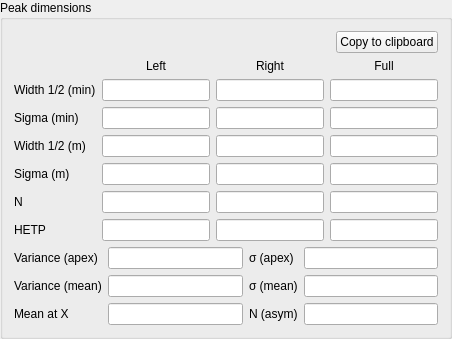
            <widget class="CollapsibleGroupBox" name="qgb_peakDimensions">
             <property name="sizePolicy">
              <sizepolicy hsizetype="MinimumExpanding" vsizetype="Preferred">
               <horstretch>0</horstretch>
               <verstretch>0</verstretch>
              </sizepolicy>
             </property>
             <property name="title">
              <string>Peak dimensions</string>
             </property>
             <layout class="QVBoxLayout" name="verticalLayout_3">
              <item>
               <layout class="QHBoxLayout" name="horizontalLayout_9">
                <item>
                 <spacer name="horizontalSpacer_8">
                  <property name="orientation">
                   <enum>Qt::Horizontal</enum>
                  </property>
                  <property name="sizeHint" stdset="0">
                   <size>
                    <width>40</width>
                    <height>20</height>
                   </size>
                  </property>
                 </spacer>
                </item>
                <item>
                 <widget class="QPushButton" name="qpb_ctcPeakDims">
                  <property name="text">
                   <string>Copy to clipboard</string>
                  </property>
                 </widget>
                </item>
               </layout>
              </item>
              <item>
               <layout class="QGridLayout" name="gridLayout_5">
                <item row="5" column="0">
                 <widget class="QLabel" name="ql_peakN">
                  <property name="text">
                   <string>N</string>
                  </property>
                 </widget>
                </item>
                <item row="2" column="3">
                 <widget class="FloatingValueLineEdit" name="qle_peakSigmaFull">
                  <property name="sizePolicy">
                   <sizepolicy hsizetype="Expanding" vsizetype="MinimumExpanding">
                    <horstretch>0</horstretch>
                    <verstretch>0</verstretch>
                   </sizepolicy>
                  </property>
                  <property name="minimumSize">
                   <size>
                    <width>25</width>
                    <height>0</height>
                   </size>
                  </property>
                  <property name="focusPolicy">
                   <enum>Qt::ClickFocus</enum>
                  </property>
                  <property name="alignment">
                   <set>Qt::AlignRight|Qt::AlignTrailing|Qt::AlignVCenter</set>
                  </property>
                  <property name="readOnly">
                   <bool>true</bool>
                  </property>
                 </widget>
                </item>
                <item row="5" column="3">
                 <widget class="FloatingValueLineEdit" name="qle_peakNFull">
                  <property name="sizePolicy">
                   <sizepolicy hsizetype="Expanding" vsizetype="MinimumExpanding">
                    <horstretch>0</horstretch>
                    <verstretch>0</verstretch>
                   </sizepolicy>
                  </property>
                  <property name="minimumSize">
                   <size>
                    <width>25</width>
                    <height>0</height>
                   </size>
                  </property>
                  <property name="focusPolicy">
                   <enum>Qt::ClickFocus</enum>
                  </property>
                  <property name="alignment">
                   <set>Qt::AlignRight|Qt::AlignTrailing|Qt::AlignVCenter</set>
                  </property>
                  <property name="readOnly">
                   <bool>true</bool>
                  </property>
                 </widget>
                </item>
                <item row="5" column="1">
                 <widget class="FloatingValueLineEdit" name="qle_peakNLeft">
                  <property name="sizePolicy">
                   <sizepolicy hsizetype="Expanding" vsizetype="MinimumExpanding">
                    <horstretch>0</horstretch>
                    <verstretch>0</verstretch>
                   </sizepolicy>
                  </property>
                  <property name="minimumSize">
                   <size>
                    <width>25</width>
                    <height>0</height>
                   </size>
                  </property>
                  <property name="focusPolicy">
                   <enum>Qt::ClickFocus</enum>
                  </property>
                  <property name="alignment">
                   <set>Qt::AlignRight|Qt::AlignTrailing|Qt::AlignVCenter</set>
                  </property>
                  <property name="readOnly">
                   <bool>true</bool>
                  </property>
                 </widget>
                </item>
                <item row="4" column="3">
                 <widget class="FloatingValueLineEdit" name="qle_peakSigmaMFull">
                  <property name="sizePolicy">
                   <sizepolicy hsizetype="Expanding" vsizetype="MinimumExpanding">
                    <horstretch>0</horstretch>
                    <verstretch>0</verstretch>
                   </sizepolicy>
                  </property>
                  <property name="minimumSize">
                   <size>
                    <width>25</width>
                    <height>0</height>
                   </size>
                  </property>
                  <property name="focusPolicy">
                   <enum>Qt::ClickFocus</enum>
                  </property>
                  <property name="alignment">
                   <set>Qt::AlignRight|Qt::AlignTrailing|Qt::AlignVCenter</set>
                  </property>
                  <property name="readOnly">
                   <bool>true</bool>
                  </property>
                 </widget>
                </item>
                <item row="1" column="0">
                 <widget class="QLabel" name="ql_peakWidthHalfRes">
                  <property name="text">
                   <string>Width 1/2 (min)</string>
                  </property>
                 </widget>
                </item>
                <item row="5" column="2">
                 <widget class="FloatingValueLineEdit" name="qle_peakNRight">
                  <property name="sizePolicy">
                   <sizepolicy hsizetype="Expanding" vsizetype="MinimumExpanding">
                    <horstretch>0</horstretch>
                    <verstretch>0</verstretch>
                   </sizepolicy>
                  </property>
                  <property name="minimumSize">
                   <size>
                    <width>25</width>
                    <height>0</height>
                   </size>
                  </property>
                  <property name="focusPolicy">
                   <enum>Qt::ClickFocus</enum>
                  </property>
                  <property name="alignment">
                   <set>Qt::AlignRight|Qt::AlignTrailing|Qt::AlignVCenter</set>
                  </property>
                  <property name="readOnly">
                   <bool>true</bool>
                  </property>
                 </widget>
                </item>
                <item row="3" column="3">
                 <widget class="FloatingValueLineEdit" name="qle_peakWidthHalfMFull">
                  <property name="sizePolicy">
                   <sizepolicy hsizetype="Expanding" vsizetype="MinimumExpanding">
                    <horstretch>0</horstretch>
                    <verstretch>0</verstretch>
                   </sizepolicy>
                  </property>
                  <property name="minimumSize">
                   <size>
                    <width>25</width>
                    <height>0</height>
                   </size>
                  </property>
                  <property name="focusPolicy">
                   <enum>Qt::ClickFocus</enum>
                  </property>
                  <property name="alignment">
                   <set>Qt::AlignRight|Qt::AlignTrailing|Qt::AlignVCenter</set>
                  </property>
                  <property name="readOnly">
                   <bool>true</bool>
                  </property>
                 </widget>
                </item>
                <item row="3" column="0">
                 <widget class="QLabel" name="ql_peakWidthHalfM">
                  <property name="text">
                   <string>Width 1/2 (m)</string>
                  </property>
                 </widget>
                </item>
                <item row="4" column="0">
                 <widget class="QLabel" name="ql_peakSigmaM">
                  <property name="text">
                   <string>Sigma (m)</string>
                  </property>
                 </widget>
                </item>
                <item row="1" column="2">
                 <widget class="FloatingValueLineEdit" name="qle_peakWidthHalfRight">
                  <property name="sizePolicy">
                   <sizepolicy hsizetype="Expanding" vsizetype="MinimumExpanding">
                    <horstretch>0</horstretch>
                    <verstretch>0</verstretch>
                   </sizepolicy>
                  </property>
                  <property name="minimumSize">
                   <size>
                    <width>25</width>
                    <height>0</height>
                   </size>
                  </property>
                  <property name="focusPolicy">
                   <enum>Qt::ClickFocus</enum>
                  </property>
                  <property name="alignment">
                   <set>Qt::AlignRight|Qt::AlignTrailing|Qt::AlignVCenter</set>
                  </property>
                  <property name="readOnly">
                   <bool>true</bool>
                  </property>
                 </widget>
                </item>
                <item row="2" column="2">
                 <widget class="FloatingValueLineEdit" name="qle_peakSigmaRight">
                  <property name="sizePolicy">
                   <sizepolicy hsizetype="Expanding" vsizetype="MinimumExpanding">
                    <horstretch>0</horstretch>
                    <verstretch>0</verstretch>
                   </sizepolicy>
                  </property>
                  <property name="minimumSize">
                   <size>
                    <width>25</width>
                    <height>0</height>
                   </size>
                  </property>
                  <property name="focusPolicy">
                   <enum>Qt::ClickFocus</enum>
                  </property>
                  <property name="alignment">
                   <set>Qt::AlignRight|Qt::AlignTrailing|Qt::AlignVCenter</set>
                  </property>
                  <property name="readOnly">
                   <bool>true</bool>
                  </property>
                 </widget>
                </item>
                <item row="4" column="2">
                 <widget class="FloatingValueLineEdit" name="qle_peakSigmaMRight">
                  <property name="sizePolicy">
                   <sizepolicy hsizetype="Expanding" vsizetype="MinimumExpanding">
                    <horstretch>0</horstretch>
                    <verstretch>0</verstretch>
                   </sizepolicy>
                  </property>
                  <property name="minimumSize">
                   <size>
                    <width>25</width>
                    <height>0</height>
                   </size>
                  </property>
                  <property name="focusPolicy">
                   <enum>Qt::ClickFocus</enum>
                  </property>
                  <property name="alignment">
                   <set>Qt::AlignRight|Qt::AlignTrailing|Qt::AlignVCenter</set>
                  </property>
                  <property name="readOnly">
                   <bool>true</bool>
                  </property>
                 </widget>
                </item>
                <item row="0" column="2">
                 <widget class="QLabel" name="ql_rightPeak">
                  <property name="text">
                   <string>Right</string>
                  </property>
                  <property name="alignment">
                   <set>Qt::AlignCenter</set>
                  </property>
                 </widget>
                </item>
                <item row="0" column="1">
                 <widget class="QLabel" name="ql_leftPeak">
                  <property name="text">
                   <string>Left</string>
                  </property>
                  <property name="alignment">
                   <set>Qt::AlignCenter</set>
                  </property>
                 </widget>
                </item>
                <item row="0" column="3">
                 <widget class="QLabel" name="ql_fullPeak">
                  <property name="text">
                   <string>Full</string>
                  </property>
                  <property name="alignment">
                   <set>Qt::AlignCenter</set>
                  </property>
                 </widget>
                </item>
                <item row="2" column="0">
                 <widget class="QLabel" name="ql_peakSigma">
                  <property name="text">
                   <string>Sigma (min)</string>
                  </property>
                 </widget>
                </item>
                <item row="3" column="2">
                 <widget class="FloatingValueLineEdit" name="qle_peakWidthHalfMRight">
                  <property name="sizePolicy">
                   <sizepolicy hsizetype="Expanding" vsizetype="MinimumExpanding">
                    <horstretch>0</horstretch>
                    <verstretch>0</verstretch>
                   </sizepolicy>
                  </property>
                  <property name="minimumSize">
                   <size>
                    <width>25</width>
                    <height>0</height>
                   </size>
                  </property>
                  <property name="focusPolicy">
                   <enum>Qt::ClickFocus</enum>
                  </property>
                  <property name="alignment">
                   <set>Qt::AlignRight|Qt::AlignTrailing|Qt::AlignVCenter</set>
                  </property>
                  <property name="readOnly">
                   <bool>true</bool>
                  </property>
                 </widget>
                </item>
                <item row="2" column="1">
                 <widget class="FloatingValueLineEdit" name="qle_peakSigmaLeft">
                  <property name="sizePolicy">
                   <sizepolicy hsizetype="Expanding" vsizetype="MinimumExpanding">
                    <horstretch>0</horstretch>
                    <verstretch>0</verstretch>
                   </sizepolicy>
                  </property>
                  <property name="minimumSize">
                   <size>
                    <width>25</width>
                    <height>0</height>
                   </size>
                  </property>
                  <property name="focusPolicy">
                   <enum>Qt::ClickFocus</enum>
                  </property>
                  <property name="alignment">
                   <set>Qt::AlignRight|Qt::AlignTrailing|Qt::AlignVCenter</set>
                  </property>
                  <property name="readOnly">
                   <bool>true</bool>
                  </property>
                 </widget>
                </item>
                <item row="4" column="1">
                 <widget class="FloatingValueLineEdit" name="qle_peakSigmaMLeft">
                  <property name="sizePolicy">
                   <sizepolicy hsizetype="Expanding" vsizetype="MinimumExpanding">
                    <horstretch>0</horstretch>
                    <verstretch>0</verstretch>
                   </sizepolicy>
                  </property>
                  <property name="minimumSize">
                   <size>
                    <width>25</width>
                    <height>0</height>
                   </size>
                  </property>
                  <property name="focusPolicy">
                   <enum>Qt::ClickFocus</enum>
                  </property>
                  <property name="alignment">
                   <set>Qt::AlignRight|Qt::AlignTrailing|Qt::AlignVCenter</set>
                  </property>
                  <property name="readOnly">
                   <bool>true</bool>
                  </property>
                 </widget>
                </item>
                <item row="1" column="1">
                 <widget class="FloatingValueLineEdit" name="qle_peakWidthHalfLeft">
                  <property name="sizePolicy">
                   <sizepolicy hsizetype="Expanding" vsizetype="MinimumExpanding">
                    <horstretch>0</horstretch>
                    <verstretch>0</verstretch>
                   </sizepolicy>
                  </property>
                  <property name="minimumSize">
                   <size>
                    <width>25</width>
                    <height>0</height>
                   </size>
                  </property>
                  <property name="focusPolicy">
                   <enum>Qt::ClickFocus</enum>
                  </property>
                  <property name="alignment">
                   <set>Qt::AlignRight|Qt::AlignTrailing|Qt::AlignVCenter</set>
                  </property>
                  <property name="readOnly">
                   <bool>true</bool>
                  </property>
                 </widget>
                </item>
                <item row="3" column="1">
                 <widget class="FloatingValueLineEdit" name="qle_peakWidthHalfMLeft">
                  <property name="sizePolicy">
                   <sizepolicy hsizetype="Expanding" vsizetype="MinimumExpanding">
                    <horstretch>0</horstretch>
                    <verstretch>0</verstretch>
                   </sizepolicy>
                  </property>
                  <property name="minimumSize">
                   <size>
                    <width>25</width>
                    <height>0</height>
                   </size>
                  </property>
                  <property name="focusPolicy">
                   <enum>Qt::ClickFocus</enum>
                  </property>
                  <property name="alignment">
                   <set>Qt::AlignRight|Qt::AlignTrailing|Qt::AlignVCenter</set>
                  </property>
                  <property name="readOnly">
                   <bool>true</bool>
                  </property>
                 </widget>
                </item>
                <item row="1" column="3">
                 <widget class="FloatingValueLineEdit" name="qle_peakWidthHalfFull">
                  <property name="sizePolicy">
                   <sizepolicy hsizetype="Expanding" vsizetype="MinimumExpanding">
                    <horstretch>0</horstretch>
                    <verstretch>0</verstretch>
                   </sizepolicy>
                  </property>
                  <property name="minimumSize">
                   <size>
                    <width>25</width>
                    <height>0</height>
                   </size>
                  </property>
                  <property name="focusPolicy">
                   <enum>Qt::ClickFocus</enum>
                  </property>
                  <property name="alignment">
                   <set>Qt::AlignRight|Qt::AlignTrailing|Qt::AlignVCenter</set>
                  </property>
                  <property name="readOnly">
                   <bool>true</bool>
                  </property>
                 </widget>
                </item>
                <item row="6" column="0">
                 <widget class="QLabel" name="ql_nH">
                  <property name="text">
                   <string>HETP</string>
                  </property>
                 </widget>
                </item>
                <item row="6" column="1">
                 <widget class="FloatingValueLineEdit" name="qle_peakNhLeft">
                  <property name="sizePolicy">
                   <sizepolicy hsizetype="Expanding" vsizetype="MinimumExpanding">
                    <horstretch>0</horstretch>
                    <verstretch>0</verstretch>
                   </sizepolicy>
                  </property>
                  <property name="minimumSize">
                   <size>
                    <width>25</width>
                    <height>0</height>
                   </size>
                  </property>
                  <property name="focusPolicy">
                   <enum>Qt::ClickFocus</enum>
                  </property>
                  <property name="alignment">
                   <set>Qt::AlignRight|Qt::AlignTrailing|Qt::AlignVCenter</set>
                  </property>
                 </widget>
                </item>
                <item row="6" column="2">
                 <widget class="FloatingValueLineEdit" name="qle_peakNhRight">
                  <property name="sizePolicy">
                   <sizepolicy hsizetype="Expanding" vsizetype="MinimumExpanding">
                    <horstretch>0</horstretch>
                    <verstretch>0</verstretch>
                   </sizepolicy>
                  </property>
                  <property name="minimumSize">
                   <size>
                    <width>25</width>
                    <height>0</height>
                   </size>
                  </property>
                  <property name="focusPolicy">
                   <enum>Qt::ClickFocus</enum>
                  </property>
                  <property name="alignment">
                   <set>Qt::AlignRight|Qt::AlignTrailing|Qt::AlignVCenter</set>
                  </property>
                  <property name="readOnly">
                   <bool>true</bool>
                  </property>
                 </widget>
                </item>
                <item row="6" column="3">
                 <widget class="FloatingValueLineEdit" name="qle_peakNhFull">
                  <property name="sizePolicy">
                   <sizepolicy hsizetype="Expanding" vsizetype="MinimumExpanding">
                    <horstretch>0</horstretch>
                    <verstretch>0</verstretch>
                   </sizepolicy>
                  </property>
                  <property name="minimumSize">
                   <size>
                    <width>25</width>
                    <height>0</height>
                   </size>
                  </property>
                  <property name="focusPolicy">
                   <enum>Qt::ClickFocus</enum>
                  </property>
                  <property name="alignment">
                   <set>Qt::AlignRight|Qt::AlignTrailing|Qt::AlignVCenter</set>
                  </property>
                  <property name="readOnly">
                   <bool>true</bool>
                  </property>
                 </widget>
                </item>
               </layout>
              </item>
              <item>
               <layout class="QGridLayout" name="gridLayout_7">
                <item row="1" column="0">
                 <widget class="QLabel" name="ql_varianceCentroid">
                  <property name="text">
                   <string>Variance (mean)</string>
                  </property>
                 </widget>
                </item>
                <item row="0" column="1">
                 <widget class="QLineEdit" name="qle_varianceApex">
                  <property name="alignment">
                   <set>Qt::AlignRight|Qt::AlignTrailing|Qt::AlignVCenter</set>
                  </property>
                  <property name="readOnly">
                   <bool>true</bool>
                  </property>
                 </widget>
                </item>
                <item row="0" column="2">
                 <widget class="QLabel" name="ql_sigmaApex">
                  <property name="text">
                   <string>σ (apex)</string>
                  </property>
                 </widget>
                </item>
                <item row="1" column="2">
                 <widget class="QLabel" name="ql_sigmaCentroid">
                  <property name="text">
                   <string>σ (mean)</string>
                  </property>
                 </widget>
                </item>
                <item row="0" column="0">
                 <widget class="QLabel" name="ql_varianceApex">
                  <property name="text">
                   <string>Variance (apex)</string>
                  </property>
                 </widget>
                </item>
                <item row="1" column="1">
                 <widget class="QLineEdit" name="qle_varianceCentroid">
                  <property name="alignment">
                   <set>Qt::AlignRight|Qt::AlignTrailing|Qt::AlignVCenter</set>
                  </property>
                  <property name="readOnly">
                   <bool>true</bool>
                  </property>
                 </widget>
                </item>
                <item row="0" column="3">
                 <widget class="QLineEdit" name="qle_sigmaApex">
                  <property name="alignment">
                   <set>Qt::AlignRight|Qt::AlignTrailing|Qt::AlignVCenter</set>
                  </property>
                 </widget>
                </item>
                <item row="1" column="3">
                 <widget class="QLineEdit" name="qle_sigmaCentroid">
                  <property name="alignment">
                   <set>Qt::AlignRight|Qt::AlignTrailing|Qt::AlignVCenter</set>
                  </property>
                 </widget>
                </item>
                <item row="2" column="0">
                 <widget class="QLabel" name="ql_meanAtX">
                  <property name="text">
                   <string>Mean at X</string>
                  </property>
                 </widget>
                </item>
                <item row="2" column="1">
                 <widget class="FloatingValueLineEdit" name="qle_centroidX">
                  <property name="readOnly">
                   <bool>true</bool>
                  </property>
                 </widget>
                </item>
                <item row="2" column="2">
                 <widget class="QLabel" name="ql_hetpAsym">
                  <property name="text">
                   <string>N (asym)</string>
                  </property>
                 </widget>
                </item>
                <item row="2" column="3">
                 <widget class="FloatingValueLineEdit" name="qle_peakNAsym"/>
                </item>
               </layout>
              </item>
             </layout>
            </widget>
